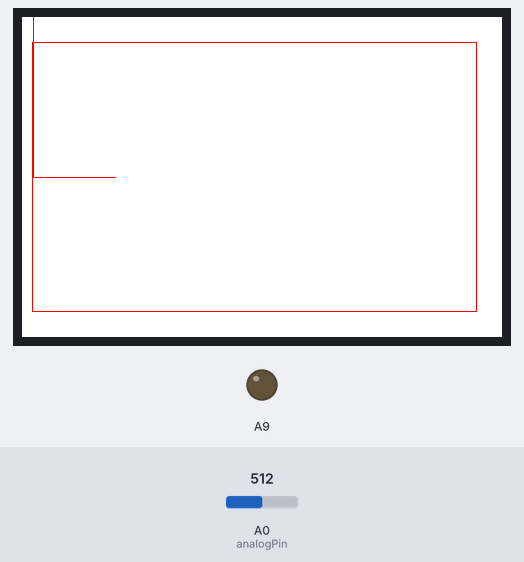
Bench run of a sketch on a simulated Arduino Mega 2560, built with avr-gcc and run on an emulated ATmega2560. Shown: 480×320 colour display, output pins drawn as LEDs (lit = HIGH). The test bench sets the inputs (shaded band); at power-on: A0 (analogPin) = 512. What the sketch prints to the serial monitor is not drawn.

Above: at 1.5 s.
1.6 s: A0 (analogPin) set to 0
At 2.7 s:
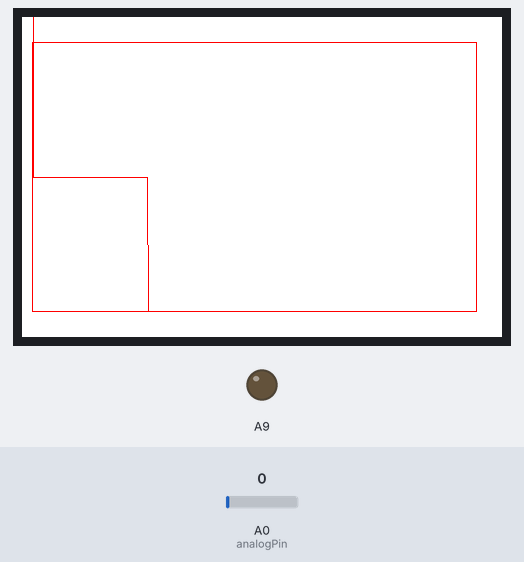
3.1 s: A0 (analogPin) set to 122
4.6 s: A0 (analogPin) set to 306
At 5.46 s:
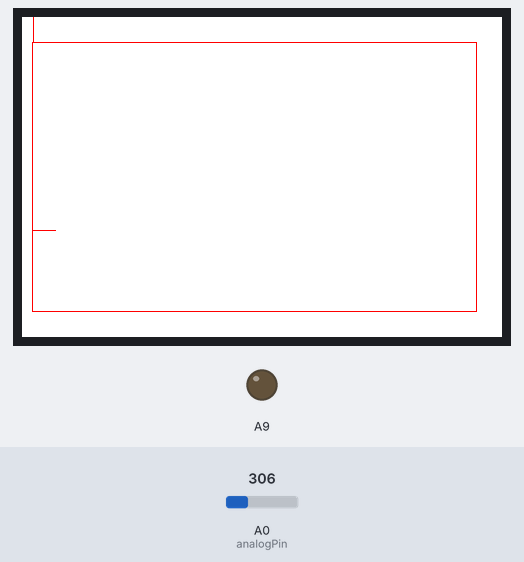
Timing chart, 0 to 7.6 s (numbered marks = the images above; inputs shaded):
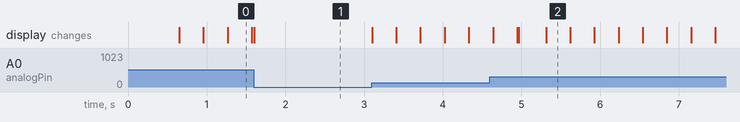

The sketch:

ECG_Display_Step1.ino
```cpp
//**************************
// *** Include Files ***
//**************************
#include <SPI.h>
#include "Adafruit_GFX.h"
#include "Adafruit_HX8357.h"
#include <SD.h>

//**************************
// *** Display Defines ***
//**************************
// Display Setup
#define TFT_CS 10
#define TFT_DC 9
#define TFT_RST -1

// Colors
#define WHITE 0xFFFF
#define BLACK 0x0000
#define RED   0xF800


// ECG Input
#define analogPin A0

// SD card CS
#define chip_select A9
//**************************
// *** Types ***
//**************************


// Display Coordinates
typedef struct
{
  int X;
  int Y;
}Point_t;


typedef enum
{
  WAIT_STABILIZATION,
  FIND_BASELINE,
  FIND_THRESHHOLD,
  FIND_PEAK,
  WAIT_BLANKING_PERIOD
} State_t;

//**************************
// *** Variables ***
//**************************

Point_t CurPoint;
Point_t NextPoint;
Point_t UpperLeft;
Point_t LowerRight;

unsigned long Height;
unsigned int Data[450];

int   Baseline=512;
long  LoopCount=0;

//Define the display object
// Use hardware SPI (on Uno, #13, #12, #11) and the above for CS/DC
Adafruit_HX8357 tft = Adafruit_HX8357(TFT_CS, TFT_DC, TFT_RST);

State_t State = WAIT_STABILIZATION;

//**************************
// *** SETUP             ***
//**************************
void setup()
{
  //ECG Input setup
  pinMode(A0,INPUT);
  pinMode(A9,OUTPUT);
  pinMode(A8,INPUT);

  //setup serial port
  Serial.begin(115200);

   //start the display
  tft.begin(HX8357D);

  //Clear the screen
  ClearScreen();

  //set rotation vertical
  tft.setRotation(1);
  UpperLeft.X = 11;
  UpperLeft.Y = 26;
  LowerRight.X = tft.width()-26;
  LowerRight.Y = tft.height()-26;
  Height = (LowerRight.Y - UpperLeft.Y);
}


int DataIndex;

//**************************
// *** Main Loop         ***
//**************************
void loop()
{
  // put your main code here, to run repeatedly:
  Baseline = 512;

  float AxisConversion = Height/1024;
  unsigned long Sample =0;
  int DeltaNegCount=0;

  Serial.print("Wait Stablilzation: ");

  while (1)
  {
    int Y;
    int count;

    //Clear the screen and paint the border
    RefreshECGArea();

    //increment the loop counter
    LoopCount++;
    Serial.print("LoopCount: ");
    Serial.println(LoopCount);

    //Reset the current and next ECG data pointers
    CurPoint.X = UpperLeft.X;
    NextPoint.X = UpperLeft.X;

    //Reset the data pointer into the data array
    DataIndex = 0;

    //Process one-screen full of data
    for (count=UpperLeft.X;count < LowerRight.X;count++)
    {
      //get the sample from the front end
      Sample = 1024 - analogRead(analogPin);

      //draw the line from the previous to the next point
      DrawNextEcgPoint(count,Sample);

      //store the data in the data array
      Data[DataIndex]=Sample;
      DataIndex++;

       //Sample rate - this approximates sampling every 10ms
      //  We may have to adjust this as we do more processing
      delay(10);
    }
  }
}

//**************************
// Clear the Screen
//**************************
void ClearScreen(void)
{
  tft.fillScreen(WHITE);
}

//**************************
// Clear the Screen
//**************************
void RefreshECGArea(void)
{
  tft.fillRect(UpperLeft.X,UpperLeft.Y,LowerRight.X-UpperLeft.X,LowerRight.Y-UpperLeft.Y,WHITE);
  tft.drawRect(UpperLeft.X-1,UpperLeft.Y-1,LowerRight.X-UpperLeft.X+2,LowerRight.Y-UpperLeft.Y+2,RED);
}

//**************************
// draw the next point
//**************************
void DrawNextEcgPoint(int X,int Sample)
{
  NextPoint.X = X;
  Sample += 512-Baseline;
  NextPoint.Y = (int)((((unsigned long)Sample*Height)/1024L))+UpperLeft.Y;
  tft.drawLine(CurPoint.X,CurPoint.Y,NextPoint.X,NextPoint.Y,RED);
  CurPoint=NextPoint;

}

void DrawBeatmarker(int X)
{
  tft.fillCircle(X,100,4,RED);
}
```
